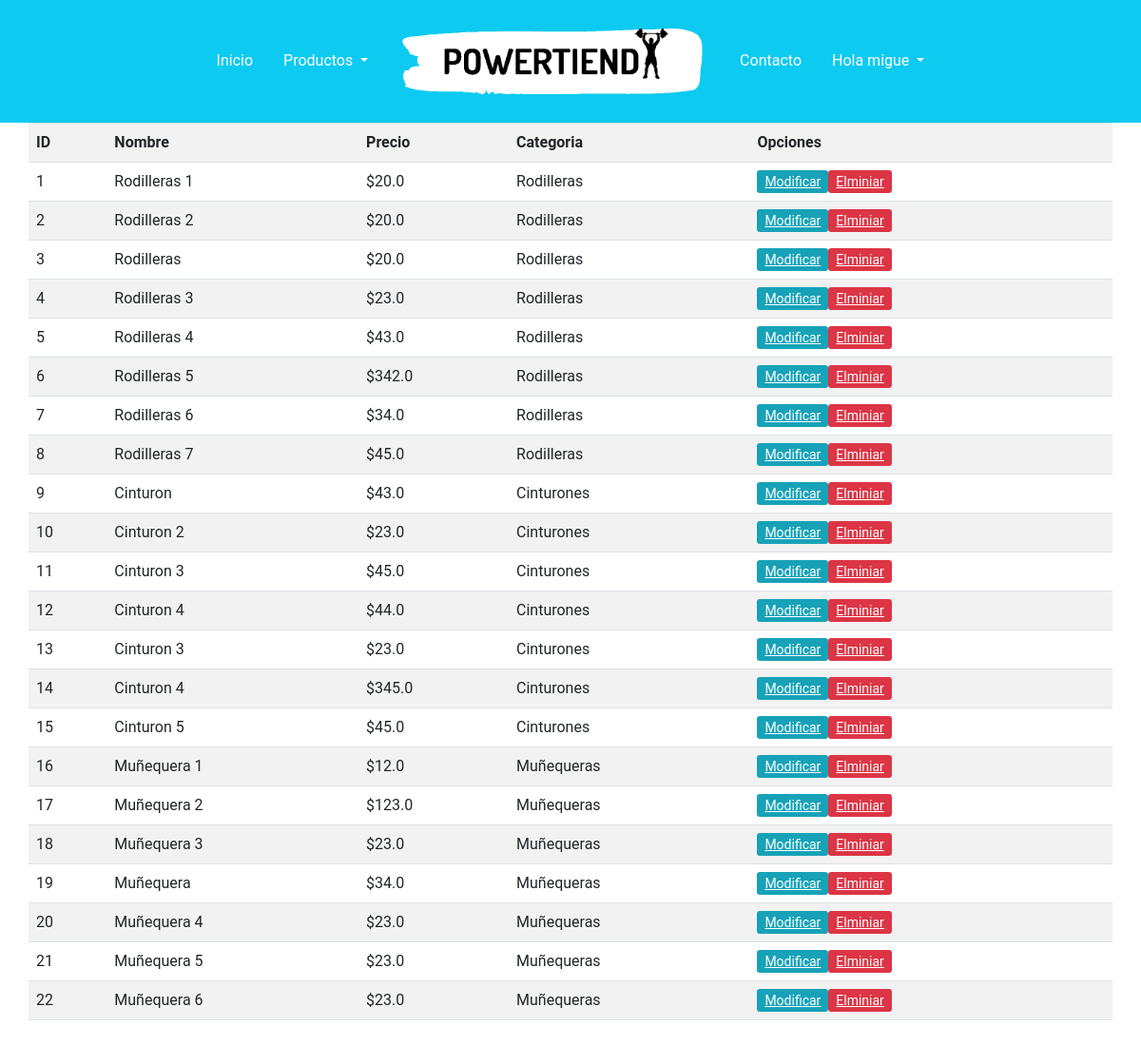
/listar (signed in), run on the app's committed database.
### tienda/models.py (models this page shows, shortened)
class Producto(models.Model):
    nombre= models.CharField(max_length=200)
    precio= models.FloatField()
    descripción = models.TextField()
    categoria= models.ForeignKey(Categoria, on_delete=models.PROTECT)
    imagen = models.ImageField(upload_to='productos', null=True, blank=True)
    digital = models.BooleanField(default=False,null=True, blank=True)

class Categoria(models.Model):
    nombre= models.CharField(max_length=50)
    def __str__(self):
        return self.nombre

### tienda/views.py (the view)
# urls.py: path("listar", views.listar, name="listar"),
def listar(request):
    productos = Producto.objects.all()
    context={'productos':productos}
    return render(request, 'tienda/listar.html', context)

### tienda/templates/tienda/listar.html (shortened to what this page needs)
{% load humanize %}
{% load crispy_forms_tags %}
{% load static %}
<!DOCTYPE html>
<html lang="es">
<head>
  <link rel="stylesheet" href="{% static 'css/css/style.css' %}">
  <link href="https://cdn.jsdelivr.net/npm/bootstrap@5.3.0-alpha2/dist/css/bootstrap.min.css" rel="stylesheet"
>
  <link rel="stylesheet" href="{% static 'css/css/owl.carousel.min.css' %}">
  <link rel="stylesheet" href="{% static 'css/owl.theme.default.min.css'%}">
  <link rel="stylesheet" href="https://cdnjs.cloudflare.com/ajax/libs/ionicons/4.5.6/css/ionicons.min.css">
  <link rel="stylesheet" href="{% static 'css/css/animate.css' %}">
  <link rel="stylesheet" href="{% static 'css/estilo.css' %}">
</head>
<body>
{% include 'tienda/navbar.html' %}
{% if user.is_authenticated and user.is_staff %}
  <div class="container">
    <div class="row">
  <table class="table table-striped table-hover table-responsive-sm">
    <tr>
        <th>ID</th>
        <th>Nombre</th>
        <th>Precio</th>
        <th>Categoria</th>
        <th>Opciones</th>
    </tr>
    {% for p in productos %}
    <tr>
    <td>{{ p.id | title }}</td>
    <td>{{ p.nombre | title }}</td>
    <td>${{ p.precio | intcomma }}</td>
    <td>{{ p.categoria | title }}</td>
    <td><a href="{% url 'modificar' p.id %}" class="bton btn-info btn-sm">Modificar</a><a href="{% url 'eliminar' p.id %}" class="bton btn-danger btn-sm">Elminiar</a></td>
    </tr>
    <div class="container">
        <div class="row">
    {% endfor %}
{% else %}
      <meta http-equiv="Refresh" content="0; url='{% url 'index' %}'" />
{% endif %}
</table>
</body>
</html>

### tienda/templates/tienda/navbar.html (shortened to what this page needs)
{% load static %}
<nav class="navbar navbar-expand-lg navbar-dark p-3 bg-info" id="headerNav">
  <div class="container-fluid">
    <div class="collapse navbar-collapse" id="navbarNavDropdown">
      <ul class="navbar-nav mx-auto">
        <li class="nav-item">
          <a
            class="nav-link mx-2 active"
            aria-current="page"
            href="{% url 'index' %}"
            >Inicio</a
          >
        </li>
        <li class="nav-item dropdown active">
          <a
            class="nav-link mx-2 dropdown-toggle"
            href="#"
            id="navbarDropdownMenuLink"
            role="button"
            data-bs-toggle="dropdown"
            aria-expanded="false"
          >
            Productos
          </a>
        </li>
        <li class="nav-item d-none d-lg-block active">
          <a class="nav-link mx-2" href="{% url 'index' %}">
            <img src="{% static '/img/etc/logo.png'%}" height="80" />
          </a>
        </li>
        <li class="nav-item active">
          <a class="nav-link mx-2" href="{% url 'contacto' %}">Contacto</a>
        </li>
        {% if request.user.is_authenticated %}
        <li class="nav-item dropdown">
          <a
            class="nav-link mx-2 dropdown-toggle active"
            href="#"
            id="navbarDropdownMenuLink"
            role="button"
            data-bs-toggle="dropdown"
            aria-expanded="false"
          >
            Hola {{ request.user.username }}
          </a>
        {% endif %}
      </ul>
    </div>
  </div>
</nav>

### static/css/estilo.css (style rules this page uses)
* { margin: 0; padding: 0; -webkit-box-sizing: border-box; -moz-box-sizing: border-box; box-sizing: border-box; }
body { background: #f5f5f5; }
body { height: 100%; font-family: 'Noto Sans', sans-serif; background-color: #ffffff; }
body { font-family: 'Roboto', sans-serif; }
* { margin: 0; padding: 0; }
@media screen and (min-width:992px) { .nav-item { line-height:80px; } }

### data on the page
Producto: id "1", nombre "Rodilleras 1", precio "20.0", categoria "Rodilleras"
Producto: id "2", nombre "Rodilleras 2", precio "20.0", categoria "Rodilleras"
Producto: id "3", nombre "Rodilleras", precio "20.0", categoria "Rodilleras"
Producto: id "4", nombre "Rodilleras 3", precio "23.0", categoria "Rodilleras"
Producto: id "5", nombre "Rodilleras 4", precio "43.0", categoria "Rodilleras"
Producto: id "6", nombre "Rodilleras 5", precio "342.0", categoria "Rodilleras"
Producto: id "7", nombre "Rodilleras 6", precio "34.0", categoria "Rodilleras"
Producto: id "8", nombre "Rodilleras 7", precio "45.0", categoria "Rodilleras"
Producto: id "9", nombre "Cinturon", precio "43.0", categoria "Cinturones"
Producto: id "10", nombre "Cinturon 2", precio "23.0", categoria "Cinturones"
Producto: id "11", nombre "Cinturon 3", precio "45.0", categoria "Cinturones"
Producto: id "12", nombre "Cinturon 4", precio "44.0", categoria "Cinturones"
Producto: id "13", nombre "Cinturon 3", precio "23.0", categoria "Cinturones"
Producto: id "14", nombre "Cinturon 4", precio "345.0", categoria "Cinturones"
Producto: id "15", nombre "Cinturon 5", precio "45.0", categoria "Cinturones"
Producto: id "16", nombre "Muñequera 1", precio "12.0", categoria "Muñequeras"
Producto: id "17", nombre "Muñequera 2", precio "123.0", categoria "Muñequeras"
Producto: id "18", nombre "Muñequera 3", precio "23.0", categoria "Muñequeras"
Producto: id "19", nombre "Muñequera", precio "34.0", categoria "Muñequeras"
Producto: id "20", nombre "Muñequera 4", precio "23.0", categoria "Muñequeras"
Producto: id "21", nombre "Muñequera 5", precio "23.0", categoria "Muñequeras"
Producto: id "22", nombre "Muñequera 6", precio "23.0", categoria "Muñequeras"

### other printed values
{{ request.user.username }} "migue"
